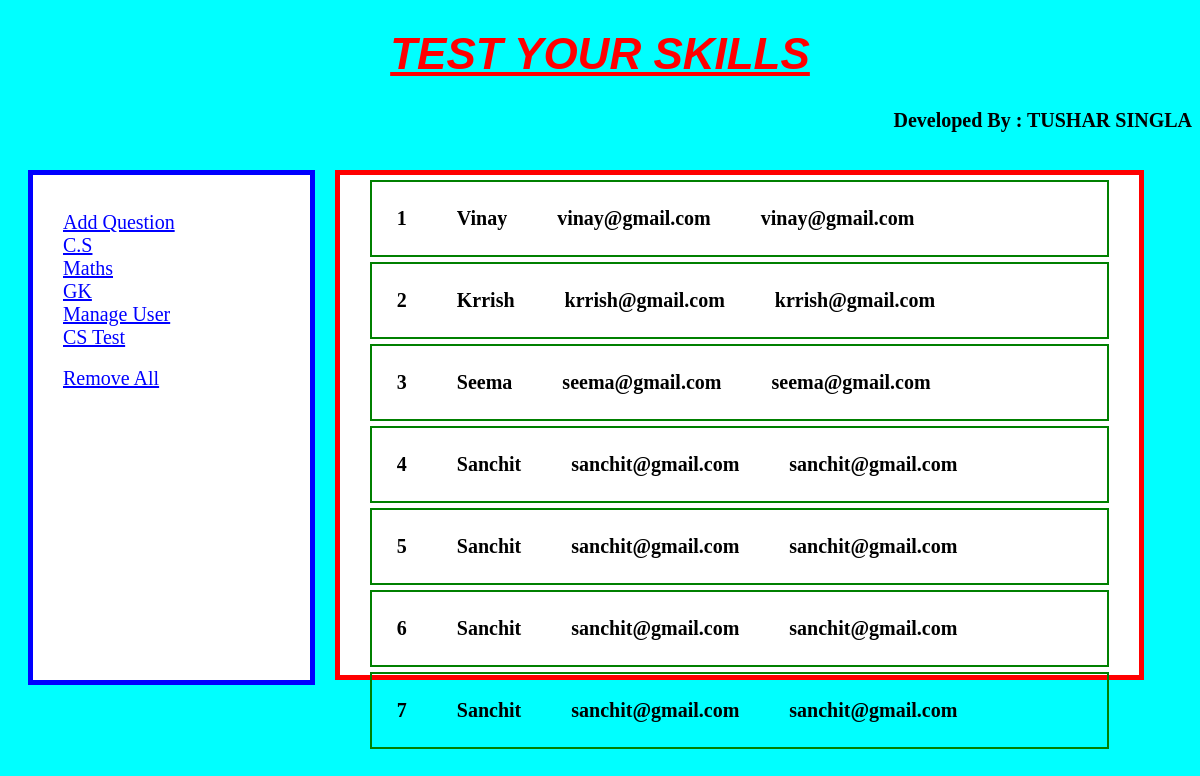
The app's page /manageuser/ with its own data.
### tys/models.py (models this page shows)
class User(models.Model):
     name=models.CharField(max_length=20)
     email=models.EmailField()
     password=models.CharField(max_length=20)
     class Meta:
          db_table="User"

### tys/views.py (the view)
# urls.py: path('manageuser/',views.manageuser),
def manageuser(request):
     obj=User.objects.all()
     return render(request,"tys/manageuser.html",{'obj':obj})

### tys/templates/tys/manageuser.html (shortened to what this page needs)
{% extends "tys/homepage.html" %}
{% block content_heading %}
<p>
<a href="/a/" style="font-size:20px;color:blue;margin:10px;">Add Question</a><br>
<a href="/b/" style="font-size:20px;color:blue;margin:10px;">C.S</a></br>
<a href="/c/" style="font-size:20px;color:blue;margin:10px;">Maths</a></br>
<a href="/d/" style="font-size:20px;color:blue;margin:10px;">GK</a></br>
<a href="/manageuser/" style="font-size:20px;color:blue;margin:10px;">Manage User</a></br>
<a href="/b1/" style="font-size:20px;color:blue;margin:10px;">CS Test</a></br><br>
<a href="/removeall/" style="font-size:20px;color:blue;margin:10px;">Remove All</a></br>
</p>
{% endblock %}
{% block content %}
{% for i in obj %}
<div style="border:2px solid green;overflow:auto;margin-top:5px;margin-right:30px;">
   <div style="margin:20px;float:left;padding:5px;">{{i.id}}</div>
   <div style="margin:20px;float:left;padding:5px;">{{i.name}}</div>
   <div style="margin:20px;float:left;padding:5px;">{{i.email}}</div>
   <div style="margin:20px;float:left;padding:5px;">{{i.email}}</div>
</div>
{% endfor %}
{% endblock %}

### tys/templates/tys/homepage.html
{% load static %}
<!DOCTYPE html>
<html>
<head>
<link href="{% static "css/tys.css" %}" rel="stylesheet">
</head>
<body>
<div id = "header">
<h1 style=""><b>TEST YOUR SKILLS</b></h1>
</div>
<div id="subheader">
Developed By : TUSHAR SINGLA
</div>
<br>
<div id="sidebar">
{% block content_heading %}
{% endblock %}
</div>
<div id="content">
{% block content %}
{% endblock %}
</div>
</body>
</html>

### tys/static/css/tys.css (style rules this page uses)
body { background-color:aqua; }
#content { float:left; width:65%; padding:0 0 0 30px; height:500px; border:5px solid red; margin-top:20px; background-color:white; font-size:20px; font-weight:bold; }
#sidebar { float:left; width:20%; padding:20px; background:white; height:465px; border:5px solid blue; margin:20px; }
#header { font-family: 'Algerian', sans-serif; color:red; font-weight:bold; font-style:italic; text-decoration:underline; font-size:22px; margin-right:0%; text-align:center; }
#subheader { text-align:right; padding-top:0px; font-size:20px; font-weight:bold; color:black; }

### records on screen
User: id "1", name "Vinay", email "vinay@gmail.com"
User: id "2", name "Krrish", email "krrish@gmail.com"
User: id "3", name "Seema", email "seema@gmail.com"
User: id "4", name "Sanchit", email "sanchit@gmail.com"
User: id "5", name "Sanchit", email "sanchit@gmail.com"
User: id "6", name "Sanchit", email "sanchit@gmail.com"
User: id "7", name "Sanchit", email "sanchit@gmail.com"
